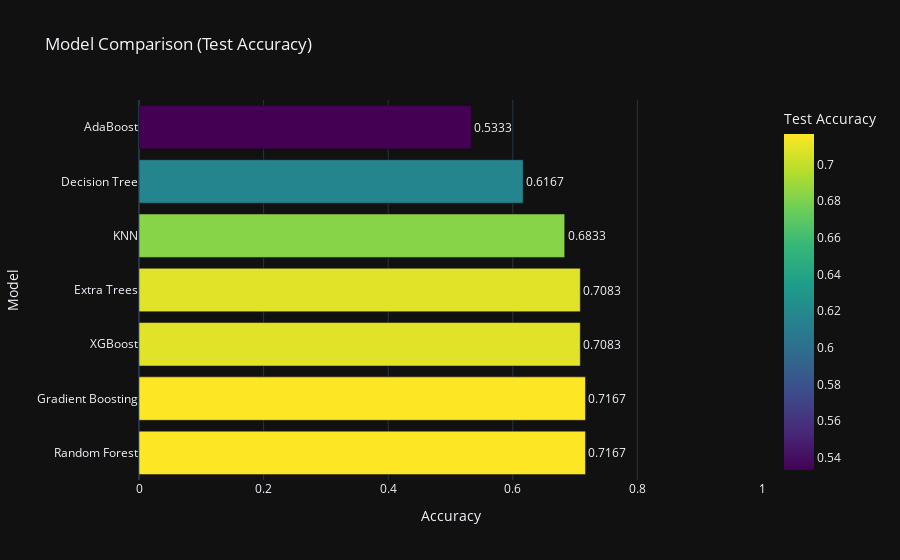

Notebook source saved alongside this figure:
### Markdown cell above
## Statistical Analysis: Key Conclusions

This section summarizes the key findings from the statistical analysis, building upon the exploratory data analysis and correlation analysis.  We used non-parametric hypothesis tests (Kruskal-Wallis and Chi-square) to assess the statistical significance of relationships between the ordinal `anxiety_level` variable and other predictors.

**Main Conclusions:**

*   **Significant Associations with Anxiety:** Several demographic and work-related factors show statistically significant associations with nurses' anxiety levels during the COVID-19 pandemic (p < 0.05, after appropriate corrections for multiple comparisons).  These factors include:
    *   **Sex:**  There is a significant association between sex and anxiety levels, as confirmed by both the Kruskal-Wallis and Chi-square tests. Cramer's V suggests a moderate association strength.
    *   **Age Range (`age_range`):**  Kruskal-Wallis revealed significant differences in anxiety levels across age groups. Post-hoc Dunn tests indicated that the "severe" anxiety group had a significantly different age distribution compared to the other anxiety levels.
    *   **Seniority Range (`seniority_range`):**  Similar to age, seniority shows significant differences in anxiety levels across groups, confirmed by Kruskal-Wallis and Dunn's post-hoc tests (with the "severe" group differing significantly).
    *   **Shift (`shift_afternoon`, `shift_morning`, `shift_night a`, `shift_night b`):**  Chi-square tests showed significant associations between anxiety levels and *all* shift types.  This indicates that the distribution of anxiety levels differs across the various shifts.
    *   **Marital Status (`marital_domestic partnership`, `marital_married`, `marital_single`):** Chi-square tests revealed significant associations between anxiety levels and all marital status categories.
    *   **Nurse Category (`category_gen nurse`, `category_nurse aux`, `category_other`):**  Chi-square tests showed significant associations between anxiety and all nurse category types.  This reinforces the importance of the nurse's role in their anxiety experience.

*   **Non-Significant Association with Education Level:**  `education_level` did *not* show a statistically significant association with anxiety levels in either the Kruskal-Wallis or Chi-square tests.  This suggests that, in this sample, education level alone is not a strong predictor of anxiety.

* **Strength of Associations:**  While several associations were statistically significant, it's important to remember that the correlation analysis (Spearman) generally showed weak correlations.  The Chi-square tests, while showing significance, also had Cramer's V values that were mostly in the low to moderate range. This reinforces the idea that anxiety is likely influenced by multiple factors, each with a relatively small to moderate individual effect.

### Code cell
if __name__ == "__main__":

    # 1. Load Data
 # 2. Prepare data for modeling (train/test split)
    X = df_augmented.drop('anxiety_level', axis=1)
    y = df_augmented['anxiety_level']
    X_train, X_test, y_train, y_test = train_test_split(X, y, test_size=0.30, random_state=42, stratify=y)  # Stratify!

    # 3. Create models and parameter distributions
    models = create_models_dict()
    param_distributions = create_param_distributions()


    # --- Model Optimization and Evaluation Loop ---
    results = {}
    for name, model in models.items():
        print(f"--- Optimizing and Evaluating {name} ---")
        if name in param_distributions:  # Only optimize if we have defined distributions
            test_accuracy = optimize_and_evaluate(name, model, param_distributions[name], X_train, y_train, X_test, y_test)
            if test_accuracy is not None:
                results[name] = test_accuracy
        else:  # Train without optimization if no distributions
            print(f"No parameter distributions found for {name}.  Training without optimization.")
            trained_model = train_model(model, X_train, y_train)
            test_accuracy = evaluate_model(trained_model, X_train, y_train, X_test, y_test)
            results[name] = test_accuracy

    # --- Model Comparison (with Plotly) ---
    print("\n--- Model Comparison ---")
    results_df = pd.DataFrame(list(results.items()), columns=['Model', 'Test Accuracy'])
    results_df = results_df.sort_values(by='Test Accuracy', ascending=False)  # Sort before plotting
    print(results_df)

    # Create the bar chart with Plotly
    fig = px.bar(results_df, x='Test Accuracy', y='Model',
                  title='Model Comparison (Test Accuracy)',
                  color='Test Accuracy',  # Color by accuracy
                  color_continuous_scale=px.colors.sequential.Viridis,  # Color scale
                  template='plotly_dark',  # Use a dark theme (optional)
                  text='Test Accuracy')  # Show accuracy on bars

    fig.update_traces(texttemplate='%{text:.4f}', textposition='outside')  # Format text
    fig.update_layout(xaxis_title='Accuracy', yaxis_title='Model', xaxis_range=[0, 1])  # Titles and x-axis range
    fig.show()

### Figure 1 — Plotly figure (JSON) as saved in the notebook; plotly's stock layout.template omitted (floating-point values rounded to 4 significant figures)
{"data": [{"hovertemplate": "Test Accuracy=%{marker.color}<br>Model=%{y}<extra></extra>", "legendgroup": "", "marker": {"color": [0.7167, 0.7167, 0.7083, 0.7083, 0.6833, 0.6167, 0.5333], "coloraxis": "coloraxis", "pattern": {"shape": ""}}, "name": "", "orientation": "h", "showlegend": false, "text": [0.7167, 0.7167, 0.7083, 0.7083, 0.6833, 0.6167, 0.5333], "textposition": "outside", "texttemplate": "%{text:.4f}", "type": "bar", "x": [0.7167, 0.7167, 0.7083, 0.7083, 0.6833, 0.6167, 0.5333], "xaxis": "x", "y": ["Random Forest", "Gradient Boosting", "XGBoost", "Extra Trees", "KNN", "Decision Tree", "AdaBoost"], "yaxis": "y"}], "layout": {"barmode": "relative", "coloraxis": {"colorbar": {"title": {"text": "Test Accuracy"}}, "colorscale": [[0, "#440154"], [0.1111, "#482878"], [0.2222, "#3e4989"], [0.3333, "#31688e"], [0.4444, "#26828e"], [0.5556, "#1f9e89"], [0.6667, "#35b779"], [0.7778, "#6ece58"], [0.8889, "#b5de2b"], [1, "#fde725"]]}, "legend": {"tracegroupgap": 0}, "title": {"text": "Model Comparison (Test Accuracy)"}, "xaxis": {"anchor": "y", "domain": [0, 1], "range": [0, 1], "title": {"text": "Accuracy"}}, "yaxis": {"anchor": "x", "domain": [0, 1], "title": {"text": "Model"}}}}
